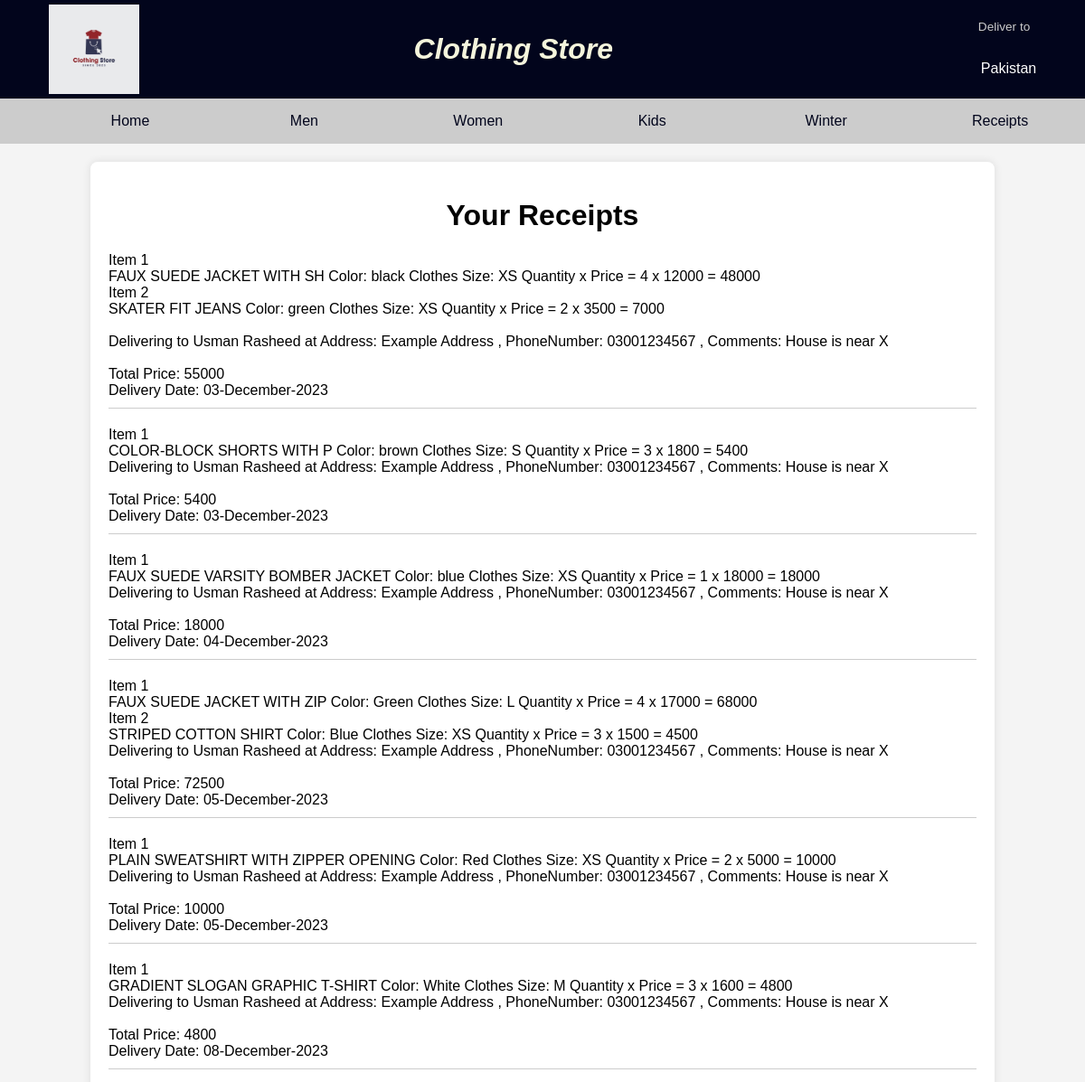
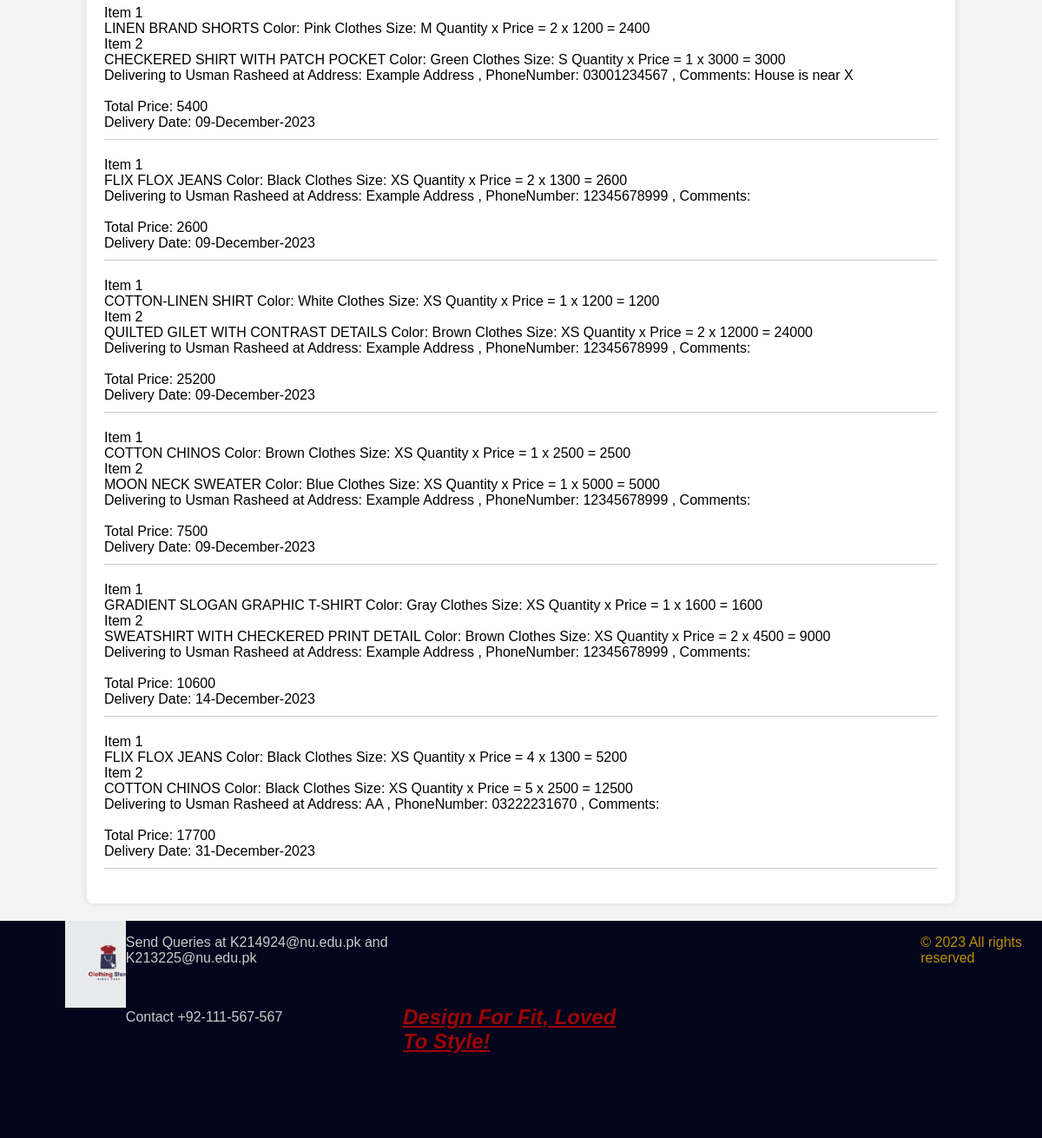
/myproject/receipts.php?email=usmanrasheed2002@gmail.com, run on the app's committed database (2 pictures, top to bottom).
### tables this page shows
CREATE TABLE `receipts` (
  `ReceiptID` int(11) NOT NULL,
  `Email` varchar(50) NOT NULL,
  `ReceiptText` varchar(10000) NOT NULL,
  `TotalPrice` int(8) NOT NULL,
  `DeliveryDate` datetime DEFAULT NULL
);

### myproject/receipts.php (the view, shortened to what this page needs)
<?php
 $email = $_GET['email'];
?>
<!DOCTYPE html>
<html lang="en">
<head>
    <link rel="stylesheet" href="style.css">
</head>
<body>
<header>
        <div class="navbar">
            <div class="nav-logo border">
                <div class="logo"></div>
            </div>
            <div class="nav-text">
                <h1 id="head">Clothing Store</h1>
            </div>
            <div class="nav-address border">
                <p class="add-first">Deliver to</p>
                <div class="add-icon">
                    <p class="add-sec">Pakistan</p>
                </div>
            </div>
        </div>
        <div class="sec-div product-div">
        <a href="homepage.php?email=<?php echo $email; ?>" target="_main" class="home"> Home</a>
        <a href="men.php?email=<?php echo $email; ?>" target="_main" class="account"> Men</a>
        <a href="women.php?email=<?php echo $email; ?>" target="_main" class="account"> Women</a>
        <a href="kids.php?email=<?php echo $email; ?>" target="_main" class="account"> Kids</a>
        <a href="winter.php?email=<?php echo $email; ?>" target="_main" class="account"> Winter</a>
        <a href="receipts.php?email=<?php echo $email; ?>" target="_main" class="account"> Receipts</a>
    </div>
    </header>
    <div class="container">
        <h1>Your Receipts</h1>
        <?php
        require_once("db_connection.php");
            $sql = "SELECT receipttext, totalprice, DATE_FORMAT(deliverydate, '%d-%M-%Y') AS deliverydate FROM receipts WHERE email = ?";
            $stmt = $conn->prepare($sql);
            $stmt->bind_param("s", $email);
            $stmt->execute();
            $result = $stmt->get_result();
            while ($row = $result->fetch_assoc()) {
                echo '<div class="receipt">';
                echo nl2br($row['receipttext']) . "<br>" ."Total Price: ". $row['totalprice'] . "<br>Delivery Date: " . $row['deliverydate'] . "<br>";
                echo '</div>';
            }
        ?>
    </div>
    <footer>
    <div class="info">
        <div class="info-logo">
        </div>
        <div class="queries">
            <p>Send Queries at K214924@nu.edu.pk and K213225@nu.edu.pk</p>
            <br>
            <i class="fa-solid fa-phone"></i><p class="contact">Contact +92-111-567-567</p>
        </div>
        <div class="tag">
            <h2>Design For Fit, Loved To Style!</h2>
        </div>
        <div class="copyright">
            <p class="copy">&copy; 2023 All rights reserved</p>
        </div>
    </div>
</footer>
</body>
</html>

### myproject/style.css (style rules this page uses)
.container { margin-left: 450px; margin-top: 20px; margin-bottom: 20px; background-color: #fff; border-radius: 5px; box-shadow: 0 2px 5px rgba(0, 0, 0, 0.3); overflow: hidden; width: 400px; max-width: 100%; }
.nav-logo { height: 99px; width: 100px; justify-content: center; display: flex; align-items: center; }
.border { border: 2px solid transparent; }
.logo { background-image: url("LOGO.jpg"); background-size: cover; height: 100%; width: 100%; }
.nav-text { margin-left: 250px; color: beige ; }
#head { font-style: italic; }
.nav-address { margin-left: 350px; }
.add-first { color: #cccccc; font-size: 0.85rem; }
.add-sec { font-size: 1rem; margin-left: 3px; }
.add-icon { display: flex; align-items: center; }
.navbar { height: 109px; color: white; background-color: #02051c; display: flex; align-items: center; justify-content: space-evenly; }
.sec-div { color: white; background-color: #cccccc; height: 50px; padding-left: 50px; display: flex; align-items: center; }
.sec-div a { text-decoration: none; transition: color 0.3s; }
.home { color: #02051c; }
.account { color: #02051c; }
.info { height: 250px; background-color: #02051c; display: flex; justify-content: space-evenly; }
.info-logo { background-image: url("LOGO.jpg"); background-size: cover; height: 100px; width: 100px; margin-left: 75px; display: flex; align-items: center; justify-content: center; }
.queries { color: #cccccc; }
.tag { display: flex; justify-content: center; align-items: center; color: rgb(155, 5, 5); padding-right: 350px; text-decoration: underline; font-style: italic; }
.copyright { height: 100px; width: 200px }
.copy { color: rgb(190, 142, 7); }
footer { position: relative; bottom: 0; }
.product-div { justify-content: center; text-align: center; }
.product-div a { width: 80%; margin: auto; }

### myproject/receipts.php (style rules this page uses)
body { font-family: Arial, sans-serif; background-color: #f4f4f4; margin: 0; padding: 0; }
.container { width: 80%; margin: 20px auto; background-color: #fff; padding: 20px; border-radius: 8px; box-shadow: 0 0 10px rgba(0, 0, 0, 0.1); }
h1 { text-align: center; }
.receipt { border-bottom: 1px solid #ccc; padding-bottom: 10px; margin-bottom: 20px; }

### data on the page
receipts: ReceiptText "Item 1 FAUX SUEDE JACKET WITH SH Color: black Clothes Size: XS Quantity x Price = 4 x 12000 = 48000 Item 2 SKATER FIT JEANS Color: green Clothes Size: XS Quantity x Price = 2 x 3500 = 7000 Delivering to Usman Rasheed at Address: Example Address , PhoneNumber: 03001234567 , Comments: House is near X", TotalPrice "55000", deliverydate "03-December-2023"
receipts: ReceiptText "Item 1 COLOR-BLOCK SHORTS WITH P Color: brown Clothes Size: S Quantity x Price = 3 x 1800 = 5400 Delivering to Usman Rasheed at Address: Example Address , PhoneNumber: 03001234567 , Comments: House is near X", TotalPrice "5400", deliverydate "03-December-2023"
receipts: ReceiptText "Item 1 FAUX SUEDE VARSITY BOMBER JACKET Color: blue Clothes Size: XS Quantity x Price = 1 x 18000 = 18000 Delivering to Usman Rasheed at Address: Example Address , PhoneNumber: 03001234567 , Comments: House is near X", TotalPrice "18000", deliverydate "04-December-2023"
receipts: ReceiptText "Item 1 FAUX SUEDE JACKET WITH ZIP Color: Green Clothes Size: L Quantity x Price = 4 x 17000 = 68000 Item 2 STRIPED COTTON SHIRT Color: Blue Clothes Size: XS Quantity x Price = 3 x 1500 = 4500 Delivering to Usman Rasheed at Address: Example Address , PhoneNumber: 03001234567 , Comments: House is near X", TotalPrice "72500", deliverydate "05-December-2023"
receipts: ReceiptText "Item 1 PLAIN SWEATSHIRT WITH ZIPPER OPENING Color: Red Clothes Size: XS Quantity x Price = 2 x 5000 = 10000 Delivering to Usman Rasheed at Address: Example Address , PhoneNumber: 03001234567 , Comments: House is near X", TotalPrice "10000", deliverydate "05-December-2023"
receipts: ReceiptText "Item 1 GRADIENT SLOGAN GRAPHIC T-SHIRT Color: White Clothes Size: M Quantity x Price = 3 x 1600 = 4800 Delivering to Usman Rasheed at Address: Example Address , PhoneNumber: 03001234567 , Comments: House is near X", TotalPrice "4800", deliverydate "08-December-2023"
receipts: ReceiptText "Item 1 LINEN BRAND SHORTS Color: Pink Clothes Size: M Quantity x Price = 2 x 1200 = 2400 Item 2 CHECKERED SHIRT WITH PATCH POCKET Color: Green Clothes Size: S Quantity x Price = 1 x 3000 = 3000 Delivering to Usman Rasheed at Address: Example Address , PhoneNumber: 03001234567 , Comments: House is near X", TotalPrice "5400", deliverydate "09-December-2023"
receipts: ReceiptText "Item 1 FLIX FLOX JEANS Color: Black Clothes Size: XS Quantity x Price = 2 x 1300 = 2600 Delivering to Usman Rasheed at Address: Example Address , PhoneNumber: 12345678999 , Comments:", TotalPrice "2600", deliverydate "09-December-2023"
receipts: ReceiptText "Item 1 COTTON-LINEN SHIRT Color: White Clothes Size: XS Quantity x Price = 1 x 1200 = 1200 Item 2 QUILTED GILET WITH CONTRAST DETAILS Color: Brown Clothes Size: XS Quantity x Price = 2 x 12000 = 24000 Delivering to Usman Rasheed at Address: Example Address , PhoneNumber: 12345678999 , Comments:", TotalPrice "25200", deliverydate "09-December-2023"
receipts: ReceiptText "Item 1 COTTON CHINOS Color: Brown Clothes Size: XS Quantity x Price = 1 x 2500 = 2500 Item 2 MOON NECK SWEATER Color: Blue Clothes Size: XS Quantity x Price = 1 x 5000 = 5000 Delivering to Usman Rasheed at Address: Example Address , PhoneNumber: 12345678999 , Comments:", TotalPrice "7500", deliverydate "09-December-2023"
receipts: ReceiptText "Item 1 GRADIENT SLOGAN GRAPHIC T-SHIRT Color: Gray Clothes Size: XS Quantity x Price = 1 x 1600 = 1600 Item 2 SWEATSHIRT WITH CHECKERED PRINT DETAIL Color: Brown Clothes Size: XS Quantity x Price = 2 x 4500 = 9000 Delivering to Usman Rasheed at Address: Example Address , PhoneNumber: 12345678999 , Comments:", TotalPrice "10600", deliverydate "14-December-2023"
receipts: ReceiptText "Item 1 FLIX FLOX JEANS Color: Black Clothes Size: XS Quantity x Price = 4 x 1300 = 5200 Item 2 COTTON CHINOS Color: Black Clothes Size: XS Quantity x Price = 5 x 2500 = 12500 Delivering to Usman Rasheed at Address: AA , PhoneNumber: 03222231670 , Comments:", TotalPrice "17700", deliverydate "31-December-2023"
